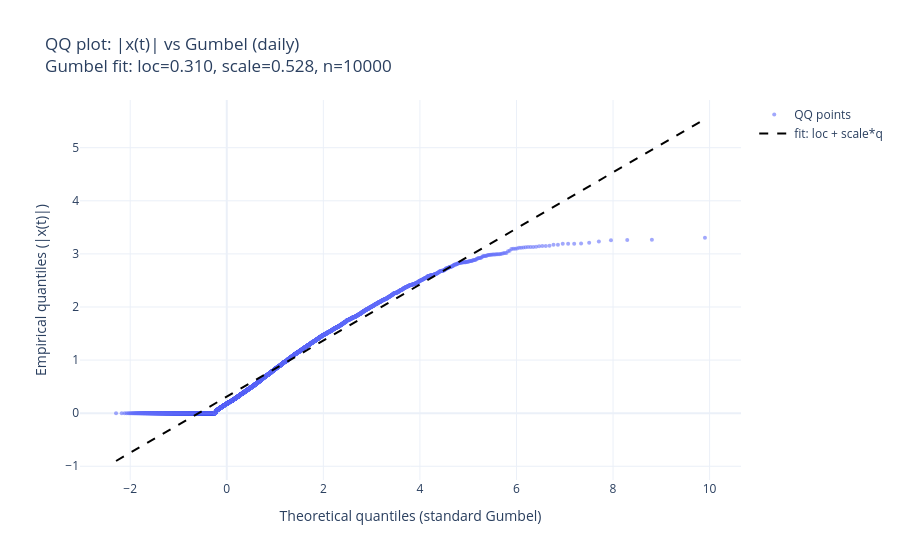
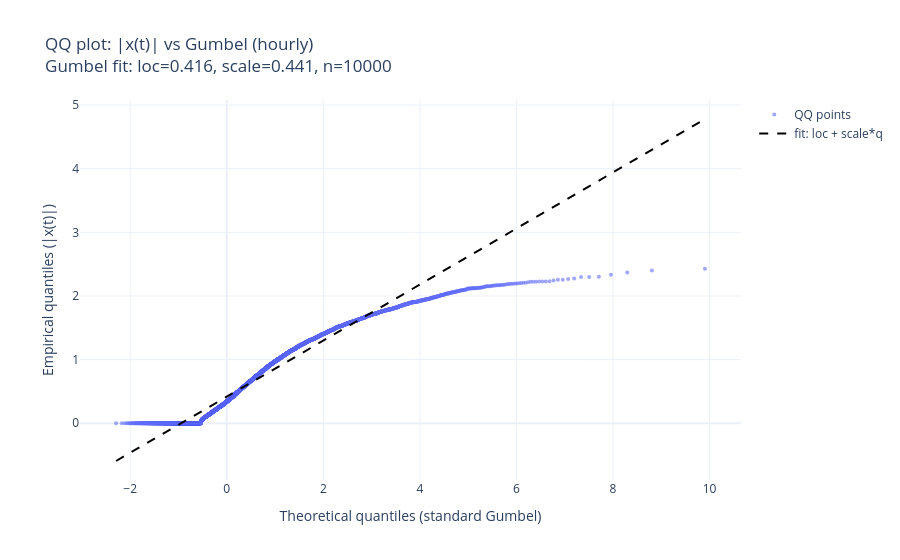
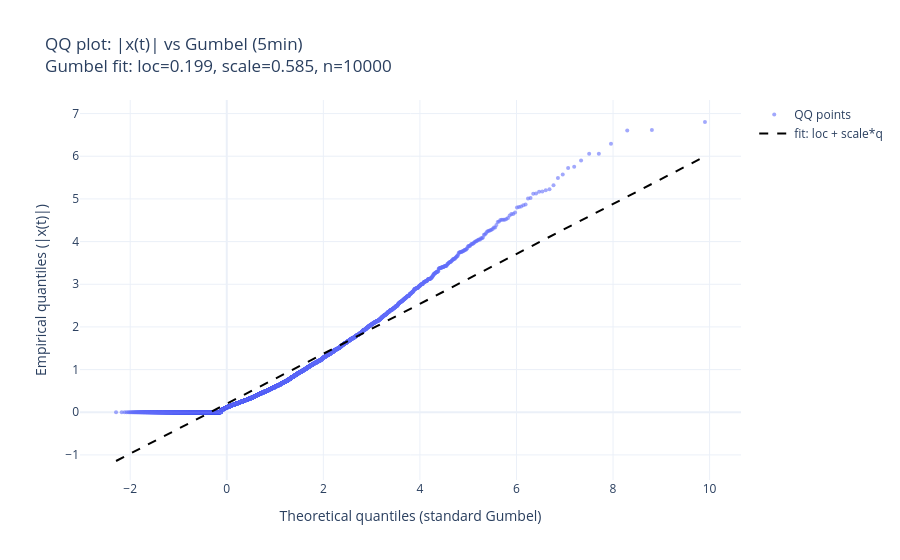

The notebook cell saved with these charts, in order:
### Markdown cell above
### Run for daily / hourly / 5-min

### Code cell
def pooled_abs_scores(freq: Freq) -> np.ndarray:
    dfs = load_poland(freq, min_len=CFG.min_len, max_tickers=CFG.max_tickers)
    print(f"{freq}: loaded {len(dfs)} tickers")
    pooled: List[np.ndarray] = []
    total = 0

    # deterministic order (longest first)
    tickers = sorted(dfs.keys(), key=lambda t: len(dfs[t]), reverse=True)
    for t in tickers:
        df = dfs[t]
        s = compute_jump_score(df, price_col="close")["score"].to_numpy(dtype=float)
        s = np.abs(s)
        s = s[np.isfinite(s)]
        if s.size == 0:
            continue
        # cap per ticker to keep pool balanced
        cap = min(s.size, max(1000, CFG.max_points_total // max(1, len(tickers))))
        if s.size > cap:
            rng = np.random.default_rng(0)
            s = rng.choice(s, size=cap, replace=False)
        pooled.append(s)
        total += s.size
        if total >= CFG.max_points_total:
            break

    if not pooled:
        return np.array([])

    x = np.concatenate(pooled)
    if x.size > CFG.max_points_total:
        rng = np.random.default_rng(0)
        x = rng.choice(x, size=CFG.max_points_total, replace=False)
    return x


for freq in ("daily", "hourly", "5min"):
    abs_scores = pooled_abs_scores(freq)  # pooled |x(t)|
    if abs_scores.size == 0:
        print(f"{freq}: no scores, skipping")
        continue

    fig = qq_plot_abs_score_vs_gumbel(
        abs_scores,
        title=f"QQ plot: |x(t)| vs Gumbel ({freq})",
    )
    out_path = out_dir() / f"qq_abs_score_vs_gumbel_{freq}.html"
    fig.write_html(out_path)
    fig.show()
    print(f"Saved: {out_path}")

### Figure 1 — Plotly figure (JSON) as saved in the notebook; plotly's stock layout.template omitted (floating-point values rounded to 4 significant figures; data arrays with more than 128 entries replaced by an {"elided": "..."} marker saying what was removed)
{"data": [{"marker": {"opacity": 0.6, "size": 4}, "mode": "markers", "name": "QQ points", "type": "scatter", "x": {"elided": "10000 float values"}, "y": {"elided": "10000 float values"}}, {"line": {"color": "black", "dash": "dash"}, "mode": "lines", "name": "fit: loc + scale*q", "type": "scatter", "x": {"elided": "10000 float values"}, "y": {"elided": "10000 float values"}}], "layout": {"hovermode": "closest", "title": {"text": "QQ plot: |x(t)| vs Gumbel (daily)<br>Gumbel fit: loc=0.310, scale=0.528, n=10000"}, "xaxis": {"title": {"text": "Theoretical quantiles (standard Gumbel)"}}, "yaxis": {"title": {"text": "Empirical quantiles (|x(t)|)"}}}}

### Figure 2 — Plotly figure (JSON) as saved in the notebook; plotly's stock layout.template omitted (floating-point values rounded to 4 significant figures; data arrays with more than 128 entries replaced by an {"elided": "..."} marker saying what was removed)
{"data": [{"marker": {"opacity": 0.6, "size": 4}, "mode": "markers", "name": "QQ points", "type": "scatter", "x": {"elided": "10000 float values"}, "y": {"elided": "10000 float values"}}, {"line": {"color": "black", "dash": "dash"}, "mode": "lines", "name": "fit: loc + scale*q", "type": "scatter", "x": {"elided": "10000 float values"}, "y": {"elided": "10000 float values"}}], "layout": {"hovermode": "closest", "title": {"text": "QQ plot: |x(t)| vs Gumbel (hourly)<br>Gumbel fit: loc=0.416, scale=0.441, n=10000"}, "xaxis": {"title": {"text": "Theoretical quantiles (standard Gumbel)"}}, "yaxis": {"title": {"text": "Empirical quantiles (|x(t)|)"}}}}

### Figure 3 — Plotly figure (JSON) as saved in the notebook; plotly's stock layout.template omitted (floating-point values rounded to 4 significant figures; data arrays with more than 128 entries replaced by an {"elided": "..."} marker saying what was removed)
{"data": [{"marker": {"opacity": 0.6, "size": 4}, "mode": "markers", "name": "QQ points", "type": "scatter", "x": {"elided": "10000 float values"}, "y": {"elided": "10000 float values"}}, {"line": {"color": "black", "dash": "dash"}, "mode": "lines", "name": "fit: loc + scale*q", "type": "scatter", "x": {"elided": "10000 float values"}, "y": {"elided": "10000 float values"}}], "layout": {"hovermode": "closest", "title": {"text": "QQ plot: |x(t)| vs Gumbel (5min)<br>Gumbel fit: loc=0.199, scale=0.585, n=10000"}, "xaxis": {"title": {"text": "Theoretical quantiles (standard Gumbel)"}}, "yaxis": {"title": {"text": "Empirical quantiles (|x(t)|)"}}}}
